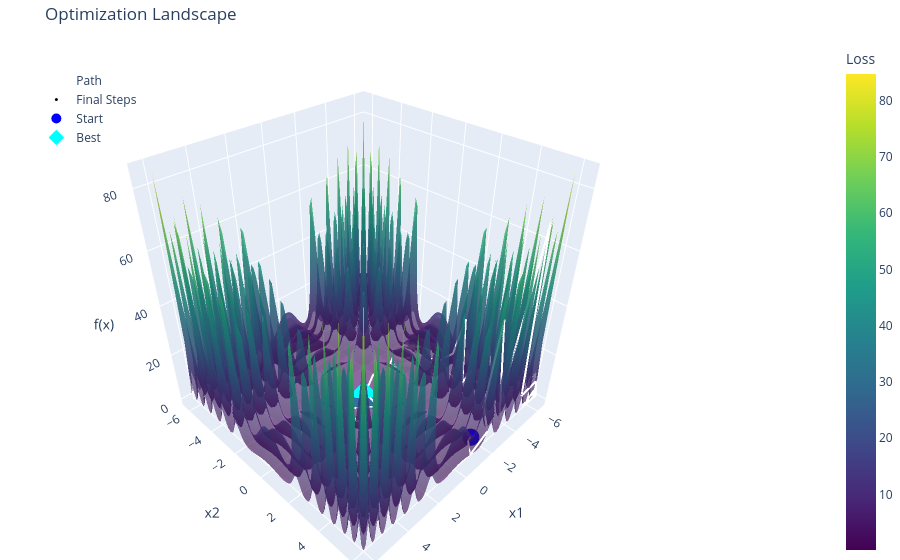

The notebook cell saved with this chart:
### Code cell
# ANA670 - Week 4 HW - Q2
number_of_dimensions = 2
minimum_boundary = -2 * np.pi
maximum_boundary = 2 * np.pi
initial_temperature = 100.0 
cooling_rate = 0.95  
total_iterations = 1000
step_size_radius = 1.3

print("=== OPTIMIZATION RUN METADATA ===")
print(f"Target Dimension Count: {number_of_dimensions}")
print(f"Search Space Bounds: [{minimum_boundary:.4f}, {maximum_boundary:.4f}]")
print(f"Initial Temperature Setting: {initial_temperature}")
print(f"Cooling Rate Coefficient: {cooling_rate}")
print(f"Total Iterations Allocated: {total_iterations}")
print(f"Neighbor Search Step Size: {step_size_radius}")
print("=================================\n")
print("=== MATHEMATICAL EQUATIONS IN PROCESS ===")
print("Objective Function / Error Metric:")
print("  Loss = (Sum of Absolute Values) * Exp( -1 * Sum of Sine of Squared Values )")
print("Acceptance Probability Formula (for worse moves):")
print("  Probability = Exp( -1 * (New Loss - Current Loss) / Current Temperature )")
print("Cooling Schedule Model:")
print("  New Temperature = Current Temperature * Cooling Rate")
print("=========================================\n")

def calculate_loss_score(input_features):
    absolute_sum = np.sum(np.abs(input_features))
    sine_squared_sum = np.sum(np.sin(input_features**2))
    return absolute_sum * np.exp(-sine_squared_sum)
    
np.random.seed(42)
current_features = np.random.uniform(minimum_boundary, maximum_boundary, number_of_dimensions)
current_loss = calculate_loss_score(current_features)
best_features = np.copy(current_features)
best_loss = current_loss
worst_features = np.copy(current_features)
worst_loss = current_loss
all_features_evaluated = [np.copy(current_features)]
all_losses_evaluated = [current_loss]
current_temperature = initial_temperature
loss_history = [current_loss]
feature_trajectory_history = [np.copy(current_features)]

for step in range(1, total_iterations + 1):
    random_mutation = np.random.uniform(-step_size_radius, step_size_radius, number_of_dimensions)
    candidate_features = np.clip(current_features + random_mutation, minimum_boundary, maximum_boundary)
    candidate_loss = calculate_loss_score(candidate_features)
    all_features_evaluated.append(np.copy(candidate_features))
    all_losses_evaluated.append(candidate_loss)
    
    loss_difference = candidate_loss - current_loss
    if loss_difference < 0:
        current_features = np.copy(candidate_features)
        current_loss = candidate_loss
    else:
        if np.random.rand() < np.exp(-loss_difference / current_temperature):
            current_features = np.copy(candidate_features)
            current_loss = candidate_loss
    if current_loss < best_loss:
        best_features = np.copy(current_features)
        best_loss = current_loss
    if candidate_loss > worst_loss:
        worst_features = np.copy(candidate_features)
        worst_loss = candidate_loss
    current_temperature *= cooling_rate
    loss_history.append(current_loss)
    feature_trajectory_history.append(np.copy(current_features))
    if step % (total_iterations // 10) == 0 or step == 1:
        print(f"Step {step}/{total_iterations} | Temperature: {current_temperature:.4f} | Loss: {current_loss:.6f} | Best Loss: {best_loss:.6f}")

sorted_indices = np.argsort(all_losses_evaluated)
median_index = sorted_indices[len(sorted_indices) // 2]
middle_features = all_features_evaluated[median_index]
middle_loss = all_losses_evaluated[median_index]

print("\n=== SEARCH COMPLETED ===")
print(f"Best Coordinates: {best_features} | Score: {best_loss:.6f}")
print(f"Middle Coordinates: {middle_features} | Score: {middle_loss:.6f}")
print(f"Worst Coordinates: {worst_features} | Score: {worst_loss:.6f}\n")

feature_trajectory_history = np.array(feature_trajectory_history)
loss_history = np.array(loss_history)

plt.figure(figsize=(10, 4))
plt.plot(loss_history, color='tab:blue', linewidth=2, label='Loss Value')
plt.axhline(y=best_loss, color='tab:red', linestyle='--', label='Best Loss')
plt.title('Loss Curve', fontsize=12)
plt.xlabel('Iterations', fontsize=10)
plt.ylabel('Loss', fontsize=10)
plt.grid(True, linestyle=':', alpha=0.6)
plt.legend()
plt.show()

if number_of_dimensions == 1:
    plt.figure(figsize=(10, 5))
    grid_axis_x = np.linspace(minimum_boundary, maximum_boundary, 500)
    mesh_loss_landscape = np.abs(grid_axis_x) * np.exp(-np.sin(grid_axis_x**2))
    plt.plot(grid_axis_x, mesh_loss_landscape, color='gray', alpha=0.5, label='Landscape')
    trajectory_losses = np.array([calculate_loss_score(pt) for pt in feature_trajectory_history])
    plt.plot(feature_trajectory_history[:, 0], trajectory_losses, color='blue', alpha=0.4, label='Path')
    halfway_index = int(total_iterations * 0.75)
    plt.scatter(feature_trajectory_history[halfway_index:, 0], trajectory_losses[halfway_index:], c=np.arange(halfway_index, total_iterations + 1), cmap='autumn', s=15, label='Final Steps', zorder=3)
    plt.scatter(feature_trajectory_history[:, 0], trajectory_losses, color='blue', s=100, label='Start', zorder=4)
    plt.scatter(best_features, best_loss, color='cyan', marker='*', s=200, edgecolor='black', label='Best', zorder=5)
    plt.title('Optimization Landscape', fontsize=12)
    plt.xlabel('X')
    plt.ylabel('Loss')
    plt.grid(True, linestyle=':', alpha=0.6)
    plt.legend()
    plt.show()
elif number_of_dimensions == 2:
    grid_axis_x = np.linspace(minimum_boundary, maximum_boundary, 100)
    grid_axis_y = np.linspace(minimum_boundary, maximum_boundary, 100)
    mesh_x, mesh_y = np.meshgrid(grid_axis_x, grid_axis_y)
    mesh_loss_landscape = (np.abs(mesh_x) + np.abs(mesh_y)) * np.exp(-(np.sin(mesh_x**2) + np.sin(mesh_y**2)))
    trajectory_losses = np.array([calculate_loss_score(pt) for pt in feature_trajectory_history])
    halfway_index = int(total_iterations * 0.75)
    fig = go.Figure()
    fig.add_trace(go.Surface(x=grid_axis_x, y=grid_axis_y, z=mesh_loss_landscape, colorscale='Viridis', opacity=0.6, showscale=True, colorbar=dict(title='Loss', x=1.15)))
    fig.add_trace(go.Scatter3d(x=feature_trajectory_history[:, 0], y=feature_trajectory_history[:, 1], z=trajectory_losses, mode='lines', line=dict(color='white', width=4), name='Path'))
    fig.add_trace(go.Scatter3d(x=feature_trajectory_history[halfway_index:, 0], y=feature_trajectory_history[halfway_index:, 1], z=trajectory_losses[halfway_index:], mode='markers', marker=dict(size=3, color=np.arange(halfway_index, total_iterations + 1), colorscale='Hot', showscale=False), name='Final Steps'))
    fig.add_trace(go.Scatter3d(x=[feature_trajectory_history[0, 0]], y=[feature_trajectory_history[0, 1]], z=[trajectory_losses[0]], mode='markers', marker=dict(size=10, color='blue', symbol='circle'), name='Start'))
    fig.add_trace(go.Scatter3d(x=[best_features[0]], y=[best_features[1]], z=[best_loss], mode='markers', marker=dict(size=12, color='cyan', symbol='diamond'), name='Best'))
    fig.update_layout(title='Optimization Landscape', scene=dict(xaxis_title='x1', yaxis_title='x2', zaxis_title='f(x)'), legend=dict(x=0.05, y=0.95, bgcolor='rgba(255,255,255,0.6)'), margin=dict(l=0, r=100, b=0, t=40))
    fig.show()
else:
    print(f"Skipping spatial map plots: Total coordinates layout ({number_of_dimensions + 1} dimensions) exceeds 3 printable visualization planes.")

### Figure 1 — Plotly figure (JSON) as saved in the notebook; plotly's stock layout.template omitted (floating-point values rounded to 4 significant figures; data arrays with more than 128 entries replaced by an {"elided": "..."} marker saying what was removed)
{"data": [{"colorbar": {"title": {"text": "Loss"}, "x": 1.15}, "colorscale": [[0, "#440154"], [0.1111, "#482878"], [0.2222, "#3e4989"], [0.3333, "#31688e"], [0.4444, "#26828e"], [0.5556, "#1f9e89"], [0.6667, "#35b779"], [0.7778, "#6ece58"], [0.8889, "#b5de2b"], [1, "#fde725"]], "opacity": 0.6, "showscale": true, "type": "surface", "x": [-6.283, -6.156, -6.029, -5.902, -5.775, -5.649, -5.522, -5.395, -5.268, -5.141, -5.014, -4.887, -4.76, -4.633, -4.506, -4.379, -4.252, -4.125, -3.998, -3.871, -3.745, -3.618, -3.491, -3.364, -3.237, -3.11, -2.983, -2.856, -2.729, -2.602, -2.475, -2.348, -2.221, -2.094, -1.967, -1.841, -1.714, -1.587, -1.46, -1.333, -1.206, -1.079, -0.952, -0.8251, -0.6981, -0.5712, -0.4443, -0.3173, -0.1904, -0.06347, 0.06347, 0.1904, 0.3173, 0.4443, 0.5712, 0.6981, 0.8251, 0.952, 1.079, 1.206, 1.333, 1.46, 1.587, 1.714, 1.841, 1.967, 2.094, 2.221, 2.348, 2.475, 2.602, 2.729, 2.856, 2.983, 3.11, 3.237, 3.364, 3.491, 3.618, 3.745, 3.871, 3.998, 4.125, 4.252, 4.379, 4.506, 4.633, 4.76, 4.887, 5.014, 5.141, 5.268, 5.395, 5.522, 5.649, 5.775, 5.902, 6.029, 6.156, 6.283], "y": [-6.283, -6.156, -6.029, -5.902, -5.775, -5.649, -5.522, -5.395, -5.268, -5.141, -5.014, -4.887, -4.76, -4.633, -4.506, -4.379, -4.252, -4.125, -3.998, -3.871, -3.745, -3.618, -3.491, -3.364, -3.237, -3.11, -2.983, -2.856, -2.729, -2.602, -2.475, -2.348, -2.221, -2.094, -1.967, -1.841, -1.714, -1.587, -1.46, -1.333, -1.206, -1.079, -0.952, -0.8251, -0.6981, -0.5712, -0.4443, -0.3173, -0.1904, -0.06347, 0.06347, 0.1904, 0.3173, 0.4443, 0.5712, 0.6981, 0.8251, 0.952, 1.079, 1.206, 1.333, 1.46, 1.587, 1.714, 1.841, 1.967, 2.094, 2.221, 2.348, 2.475, 2.602, 2.729, 2.856, 2.983, 3.11, 3.237, 3.364, 3.491, 3.618, 3.745, 3.871, 3.998, 4.125, 4.252, 4.379, 4.506, 4.633, 4.76, 4.887, 5.014, 5.141, 5.268, 5.395, 5.522, 5.649, 5.775, 5.902, 6.029, 6.156, 6.283], "z": {"elided": "100x100 float values"}}, {"line": {"color": "white", "width": 4}, "mode": "lines", "name": "Path", "type": "scatter3d", "x": {"elided": "1001 float values"}, "y": {"elided": "1001 float values"}, "z": {"elided": "1001 float values"}}, {"marker": {"color": {"elided": "251 int values"}, "colorscale": [[0, "rgb(0,0,0)"], [0.3333, "rgb(230,0,0)"], [0.6667, "rgb(255,210,0)"], [1, "rgb(255,255,255)"]], "showscale": false, "size": 3}, "mode": "markers", "name": "Final Steps", "type": "scatter3d", "x": {"elided": "251 float values"}, "y": {"elided": "251 float values"}, "z": {"elided": "251 float values"}}, {"marker": {"color": "blue", "size": 10, "symbol": "circle"}, "mode": "markers", "name": "Start", "type": "scatter3d", "x": [-1.577], "y": [5.664], "z": [2.126]}, {"marker": {"color": "cyan", "size": 12, "symbol": "diamond"}, "mode": "markers", "name": "Best", "type": "scatter3d", "x": [0.01205], "y": [-0.00632], "z": [0.01837]}], "layout": {"legend": {"bgcolor": "rgba(255,255,255,0.6)", "x": 0.05, "y": 0.95}, "margin": {"b": 0, "l": 0, "r": 100, "t": 40}, "scene": {"xaxis": {"title": {"text": "x1"}}, "yaxis": {"title": {"text": "x2"}}, "zaxis": {"title": {"text": "f(x)"}}}, "title": {"text": "Optimization Landscape"}}}
